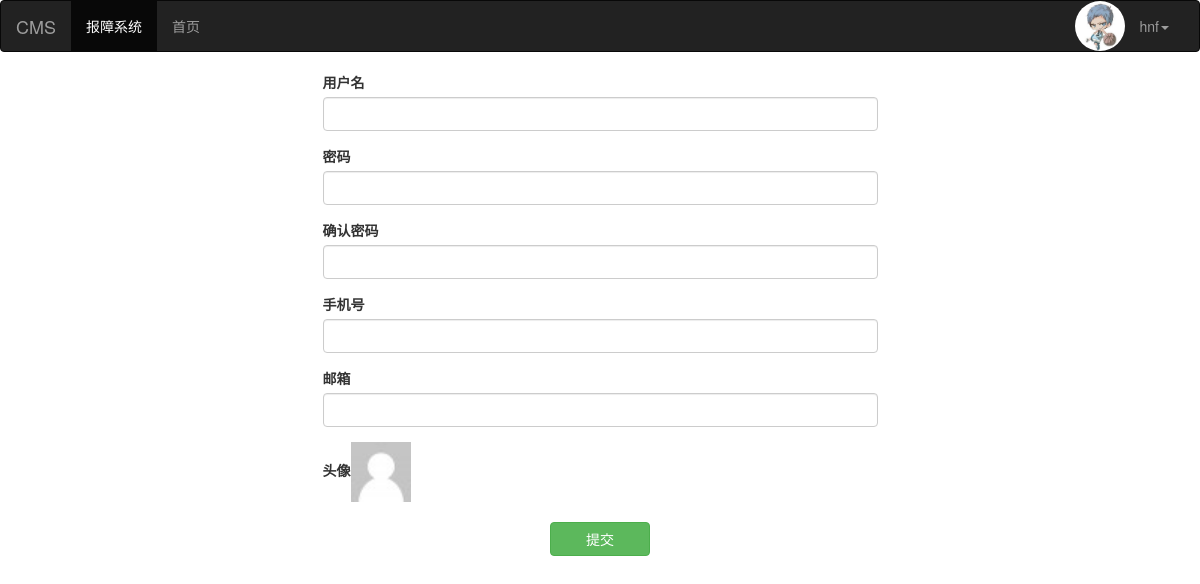
/register/ (signed in), run on the app's committed database.
### fault_reporting/models.py (models this page shows)
class UserInfo(AbstractUser):
    phone=models.CharField(max_length=11)
    avatar=models.FileField(upload_to="avatars/",default="avatars/default.png")

### fault_reporting/views.py (the view, shortened to what this page needs)
# urls.py: url(r'^register/$', views.RegisterView.as_view()),
class RegisterView(views.View):
    def get(self, request):
        form_obj = forms.RegisterForm()
        return render(request, "register.html", locals())

### fault_reporting/forms.py (shortened to what this page needs)
class RegisterForm(forms.Form):
    username = forms.CharField(min_length=2, label="用户名")
    password = forms.CharField(
        label="密码",
        min_length=6,
        widget=forms.widgets.PasswordInput()
    )
    re_password = forms.CharField(
        label="确认密码",
        min_length=6,
        widget=forms.widgets.PasswordInput(attrs={"class": "form-control"})
    )
    phone = forms.CharField(
        label="手机号",
        min_length=11,
        max_length=11,
        validators=[RegexValidator(r'^1[3-9]\d{9}$', "手机号码格式不正确")],
    )
    email = forms.CharField(
        label="邮箱",
        validators=[check_email, ]
    )
    def __init__(self, *args, **kwargs):
        super(RegisterForm, self).__init__(*args, **kwargs)
        for field in iter(self.fields):
            self.fields[field].widget.attrs.update({
                'class': 'form-control'
            })

### templates/register.html (shortened to what this page needs)
{% extends "monther/monther.html" %}
{% block page-css %}
    <link rel="stylesheet" href="/static/plugins/bootstrap-3.3.7/css/bootstrap.min.css">
{% endblock %}
{% block page-main %}
    <div class="container">
        <div class="row">
            <div class="col-md-6 col-md-offset-3">
                <form class="register-form" method="post">
                    {% for field in form_obj %}
                        <div class="form-group">
                            <label for="{{ field.id_for_label }}">{{ field.label }}</label>
                            {{ field }}
                        </div>
                    {% endfor %}
                    <div class="form-group">
                        <label for="id_avatar">头像<img src="/static/images/default.png" id="avatar-img" style="width: 60px">
                        </label>
                    </div>
                    <div style="text-align: center">
                        <button style="width: 100px" type="button" class="btn btn-success" id="submit-btn">提交</button>
                    </div>
                </form>
            </div>
        </div>
    </div>
{% endblock %}

### templates/nav.html (shortened to what this page needs)
<nav class="navbar navbar-inverse">
    <div class="container-fluid">
        <div class="navbar-header">
            <a class="navbar-brand" href="#">CMS</a>
        </div>
        <div class="collapse navbar-collapse" id="bs-example-navbar-collapse-1">
            <ul class="nav navbar-nav">
                <li class="active"><a href="#">报障系统</a></li>
                <li><a href="/index/">首页</a></li>
            </ul>
            <ul class="nav navbar-nav navbar-right">
                {% if request.user.username %}
                    <li><img style="height: 50px;width: 50px;border-radius: 50%" src="/media/{{ request.user.avatar }}">
                    </li>
                    <li class="dropdown">
                        <a href="#" class="dropdown-toggle" data-toggle="dropdown" role="button" aria-haspopup="true"
                           aria-expanded="false">{{ request.user.username }}<span class="caret"></span></a>
                    </li>
                {% else %}
                    <li><a href="/login/">登录</a></li>
                    <li><a href="/register/">注册</a></li>
                {% endif %}
            </ul>
        </div>
    </div>
</nav>

### data on the page
UserInfo: user.avatar (picture), user.username "hnf"

### other printed values
{{ field.label }} "用户名" "密码" "确认密码" "手机号" "邮箱"
